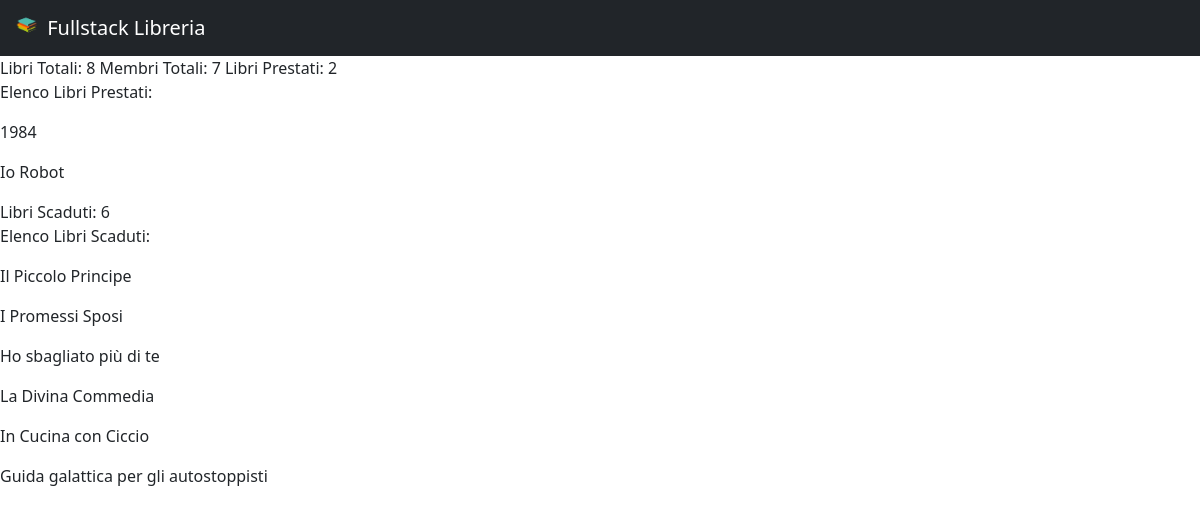
/libreria/stats_libreria, run on an earlier commit of the app's database.
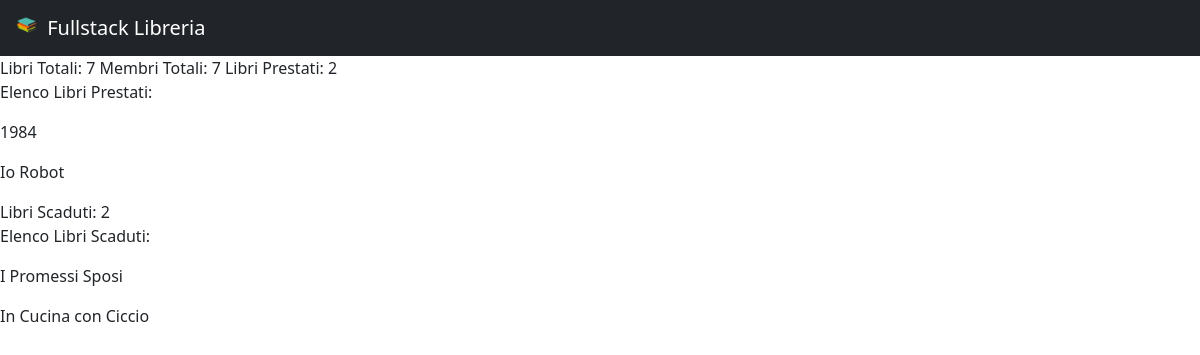
And on a later commit of the database.
### libreria/models.py (models this page shows, shortened)
class Libro(models.Model):
    book_id = models.CharField(max_length=13, validators=[MinLengthValidator(13)], primary_key=True)
    image = models.ImageField(upload_to='media/', blank=True, null=True, default="./static/libreria/libro.png")
    title = models.CharField(max_length=40)
    author = models.CharField(max_length=40)
    is_borrowed = models.BooleanField(default=False)
    is_expired = models.BooleanField(default=False)
    member = models.ForeignKey(Membro, on_delete=models.SET_NULL, null=True, blank=True, related_name='books')

### libreria/views.py (the view)
# urls.py: path('stats_libreria', views.statistiche_libreria, name='stats_library'),
def statistiche_libreria(request):
    members = list(Membro.objects.all())
    books = list(Libro.objects.all())
    n_members = len(members)
    n_books = len(books)
    books_borrowed = [libro for libro in books if libro.is_borrowed]
    n_books_borrowed = len(books_borrowed)
    books_expired = [libro for libro in books if libro.is_expired]
    n_books_expired = len(books_expired)
    context = {'membri':members, 'libri':books, 'n_membri':n_members, 'n_libri':n_books, 'libri_prestati':books_borrowed, 'n_libri_prestati':n_books_borrowed}
    context['libri_scaduti'] = books_expired
    context['n_libri_scaduti'] = n_books_expired
    return render(request, 'libreria/stats_libreria.html', context)

### libreria/templates/libreria/stats_libreria.html
{% extends 'libreria/common.html'%}
{% block content %}
Libri Totali: {{ n_libri }}
Membri Totali: {{ n_membri }}
Libri Prestati: {{ n_libri_prestati }}
<p>Elenco Libri Prestati:</p>
{% for prestati in libri_prestati %}
    <p> {{ prestati.title }} </p>
{% endfor %}
Libri Scaduti: {{ n_libri_scaduti }}
<p>Elenco Libri Scaduti:</p>
{% for scaduti in libri_scaduti %}
    <p> {{ scaduti.title }} </p>
{% endfor %}
{% endblock %}

What changed in the data, as far as the page shows it:
no longer on this page (row edited): Libro: title "Il Piccolo Principe"
removed Libro: title "Ho sbagliato più di te"
no longer on this page (row edited): Libro: title "La Divina Commedia"
no longer on this page (row edited): Libro: title "Guida galattica per gli autostoppisti"
Also different on the page:
{{ n_libri }}: "8" → "7"
{{ n_libri_scaduti }}: "6" → "2"
